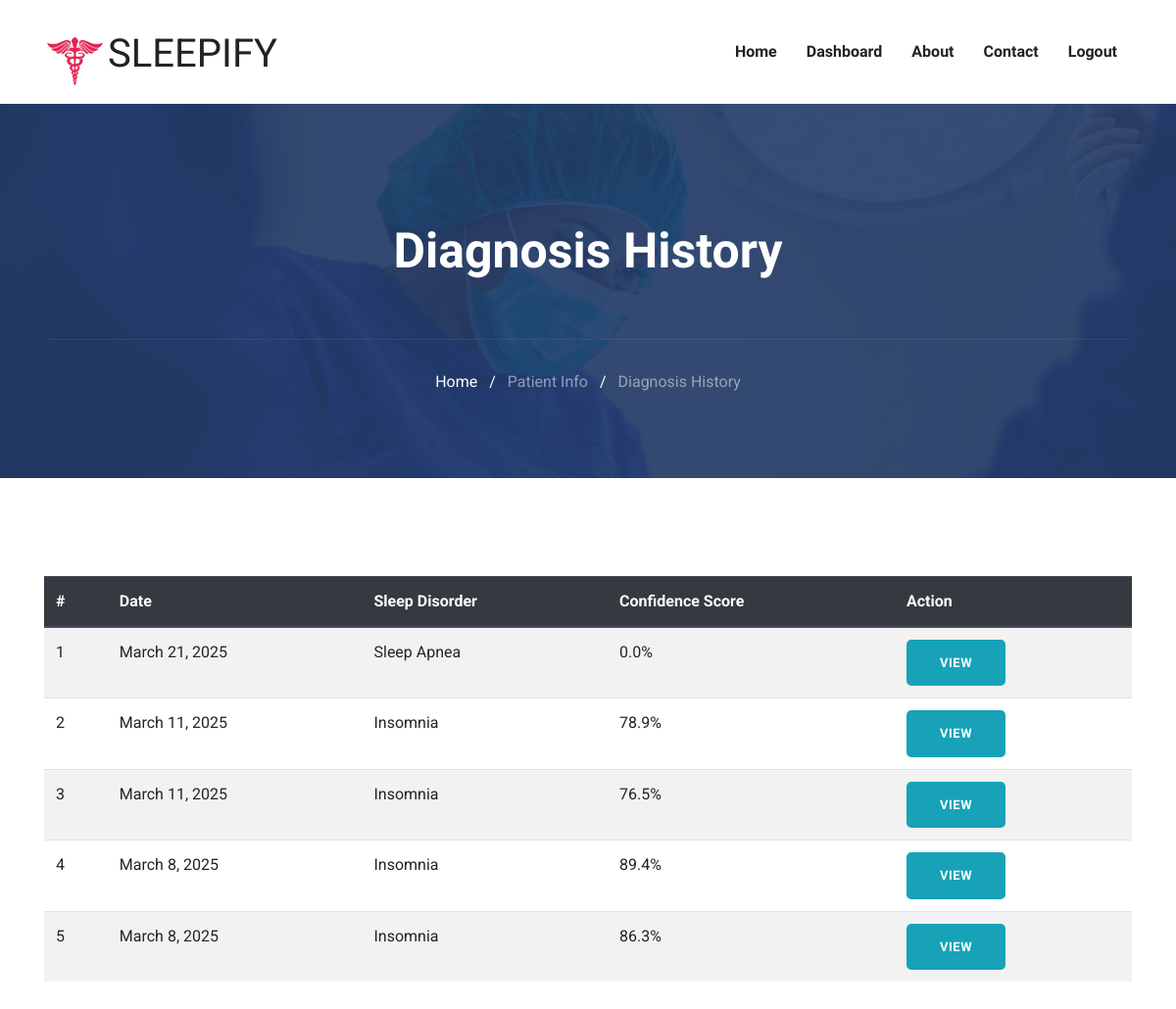
Page /doctor/diagnosisHistory/8 (signed in) on the committed database.
### doctor/models.py (models this page shows, shortened)
class Diagnosis(models.Model):
    consulting = models.ForeignKey(Consulting, on_delete=models.CASCADE, related_name="diagnoses")
    diagnosis_date = models.DateField(auto_now_add=True)
    sleep_disorder = models.CharField(max_length=255)
    confidence_score = models.CharField(null=True, blank=True,max_length=15)
    notes = models.TextField(null=True, blank=True)

### doctor/views.py (the view)
# urls.py: path('diagnosisHistory/<int:id>',views.diagnosisHistory,name="diagnosisHistory"),
@doctor_login_required()
def diagnosisHistory(request, id):
    patient = Patient.objects.get(id=id)
    doctor = get_object_or_404(Doctor,id=request.session['doctor_id'])
    diagnoses = Diagnosis.objects.filter(consulting__doctor=doctor, consulting__patient=patient).order_by('-diagnosis_date')
    context = {
        'patient': patient,
        'diagnoses': diagnoses
    }
    return render(request, 'doctor/diagnose-list.html', context)

### templates/doctor/diagnose-list.html (shortened to what this page needs)
{% extends "../base.html" %}
{% load static %}
{% block body %}
{% include "doctor/nav.html" %}
<section class="page-title bg-1">
    <div class="container">
      <div class="row">
        <div class="col-md-12">
          <div class="block text-center">
            <h1 class="text-capitalize mb-5 text-lg">Diagnosis History</h1>
            <ul class="list-inline breadcumb-nav">
              <li class="list-inline-item"><a href="{% url 'doctorHome' %}" class="text-white">Home</a></li>
              <li class="list-inline-item"><span class="text-white">/</span></li>
              <li class="list-inline-item"><a href=" {% url 'doctorPatientInfo' patient.id %}" class="text-white-50">Patient Info</a></li>
              <li class="list-inline-item"><span class="text-white">/</span></li>
              <li class="list-inline-item"><a href="#" class="text-white-50">Diagnosis History</a></li>
            </ul>
          </div>
        </div>
      </div>
    </div>
</section>
<section class="section diagnosis-history">
    <div class="container">
        <div class="table-responsive">
            <table class="table table-striped">
                <thead class="thead-dark">
                    <tr>
                        <th>#</th>
                        <th>Date</th>
                        <th>Sleep Disorder</th>
                        <th>Confidence Score</th>
                        <th>Action</th>
                    </tr>
                </thead>
                <tbody>
                    {% for diagnosis in diagnoses %}
                    <tr>
                        <td>{{ forloop.counter }}</td>
                        <td>{{ diagnosis.diagnosis_date }}</td>
                        <td>{{ diagnosis.sleep_disorder }}</td>
                        <td>{{ diagnosis.confidence_score }}%</td>
                        <td>
                            <a href="{% url 'diagnosisDetail' diagnosis.id %}" class="btn btn-info btn-sm">View</a>
                        </td>
                    </tr>
                    {% empty %}
                    <tr>
                        <td colspan="5" class="text-center">No diagnosis records found.</td>
                    </tr>
                    {% endfor %}
                </tbody>
            </table>
        </div>
    </div>
</section>
{% endblock body %}

### static/css/style.css (style rules this page uses)
html { overflow-x: hidden; }
body { line-height: 1.6; font-family: "Roboto", sans-serif; -webkit-font-smoothing: antialiased; font-size: 16px; color: #6F8BA4; font-weight: 400; }
h1, .h1, h2, .h2, h3, .h3, h4, .h4, h5, .h5, h6, .h6 { font-family: "Exo", sans-serif; font-weight: 700; color: #222; }
h1, .h1 { font-size: 2.5rem; }
.btn { display: inline-block; font-size: 14px; font-size: 0.8125rem; font-weight: 700; letter-spacing: .5px; padding: .75rem 2rem; font-family: "Exo", sans-serif; text-transform: uppercase; border-radius: 5px; border: 2px solid transparent; transition: all .35s ease; }
.section { padding: 100px 0; }
.text-lg { font-size: 3.75rem; }
a { color: #222; text-decoration: none; transition: all .35s ease; }
.page-title { padding: 120px 0px 70px 0px; position: relative; }
.page-title .block h1 { color: #fff; }
.page-title .breadcumb-nav { margin-top: 60px; padding-top: 30px; border-top: 1px solid rgba(255, 255, 255, 0.06); }
.text-lg { font-size: 50px; }
.bg-1 { background: url("../images/22.jpg") no-repeat 50% 50%; background-size: cover; position: relative; }

### rows in the picture
Diagnosis: diagnosis_date "March 21, 2025", sleep_disorder "Sleep Apnea", confidence_score "0.0"
Diagnosis: diagnosis_date "March 11, 2025", sleep_disorder "Insomnia", confidence_score "78.9"
Diagnosis: diagnosis_date "March 11, 2025", sleep_disorder "Insomnia", confidence_score "76.5"
Diagnosis: diagnosis_date "March 8, 2025", sleep_disorder "Insomnia", confidence_score "89.4"
Diagnosis: diagnosis_date "March 8, 2025", sleep_disorder "Insomnia", confidence_score "86.3"
